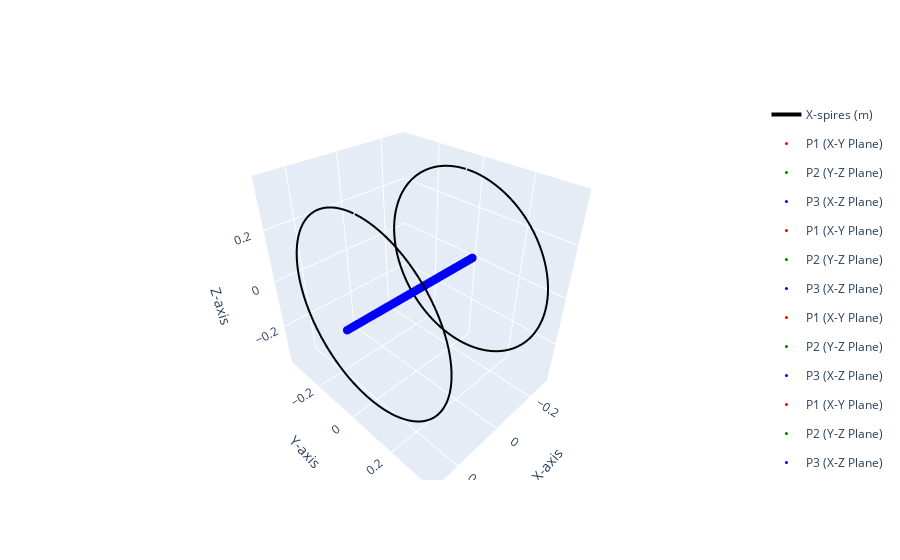

This figure's notebook cell:
### Code cell
hplot.plot_grid(X, Y, Z, f0)

### Figure 1 — Plotly figure (JSON) as saved in the notebook; plotly's stock layout.template omitted (floating-point values rounded to 4 significant figures; data arrays with more than 128 entries replaced by an {"elided": "..."} marker saying what was removed)
{"data": [{"legendgroup": "X-spires (m)", "line": {"color": "black", "width": 4}, "mode": "lines", "name": "X-spires (m)", "showlegend": true, "type": "scatter3d", "x": {"elided": "400 float values"}, "y": {"elided": "400 float values"}, "z": {"elided": "400 float values"}}, {"legendgroup": "X-spires (m)", "line": {"color": "black", "width": 4}, "mode": "lines", "showlegend": false, "type": "scatter3d", "x": {"elided": "400 float values"}, "y": {"elided": "400 float values"}, "z": {"elided": "400 float values"}}, {"marker": {"color": "red", "size": 3}, "mode": "markers", "name": "P1 (X-Y Plane)", "type": "scatter3d", "x": [-0.2, -0.19, -0.18, -0.17, -0.16, -0.15, -0.14, -0.13, -0.12, -0.11, -0.1, -0.09, -0.08, -0.07, -0.06, -0.05, -0.04, -0.03, -0.02, -0.01, 0, 1.665e-16, 0.01, 0.02, 0.03, 0.04, 0.05, 0.06, 0.07, 0.08, 0.09, 0.1, 0.11, 0.12, 0.13, 0.14, 0.15, 0.16, 0.17, 0.18, 0.19, 0.2, 0.2], "y": [0, 0, 0, 0, 0, 0, 0, 0, 0, 0, 0, 0, 0, 0, 0, 0, 0, 0, 0, 0, 0, 0, 0, 0, 0, 0, 0, 0, 0, 0, 0, 0, 0, 0, 0, 0, 0, 0, 0, 0, 0, 0, 0], "z": [0, 0, 0, 0, 0, 0, 0, 0, 0, 0, 0, 0, 0, 0, 0, 0, 0, 0, 0, 0, 0, 0, 0, 0, 0, 0, 0, 0, 0, 0, 0, 0, 0, 0, 0, 0, 0, 0, 0, 0, 0, 0, 0]}, {"marker": {"color": "green", "size": 3}, "mode": "markers", "name": "P2 (Y-Z Plane)", "type": "scatter3d", "x": [0], "y": [0], "z": [0]}, {"marker": {"color": "blue", "size": 3}, "mode": "markers", "name": "P3 (X-Z Plane)", "type": "scatter3d", "x": [-0.2, -0.19, -0.18, -0.17, -0.16, -0.15, -0.14, -0.13, -0.12, -0.11, -0.1, -0.09, -0.08, -0.07, -0.06, -0.05, -0.04, -0.03, -0.02, -0.01, 0, 1.665e-16, 0.01, 0.02, 0.03, 0.04, 0.05, 0.06, 0.07, 0.08, 0.09, 0.1, 0.11, 0.12, 0.13, 0.14, 0.15, 0.16, 0.17, 0.18, 0.19, 0.2, 0.2], "y": [0, 0, 0, 0, 0, 0, 0, 0, 0, 0, 0, 0, 0, 0, 0, 0, 0, 0, 0, 0, 0, 0, 0, 0, 0, 0, 0, 0, 0, 0, 0, 0, 0, 0, 0, 0, 0, 0, 0, 0, 0, 0, 0], "z": [0, 0, 0, 0, 0, 0, 0, 0, 0, 0, 0, 0, 0, 0, 0, 0, 0, 0, 0, 0, 0, 0, 0, 0, 0, 0, 0, 0, 0, 0, 0, 0, 0, 0, 0, 0, 0, 0, 0, 0, 0, 0, 0]}, {"marker": {"color": "red", "size": 3}, "mode": "markers", "name": "P1 (X-Y Plane)", "type": "scatter3d", "x": [-0.275, -0.265, -0.255, -0.245, -0.235, -0.225, -0.215, -0.205, -0.195, -0.185, -0.175, -0.165, -0.155, -0.145, -0.135, -0.125, -0.115, -0.105, -0.095, -0.085, -0.075, -0.065, -0.055, -0.045, -0.035, -0.025, -0.015, -0.005, 0, 0.005, 0.015, 0.025, 0.035, 0.045, 0.055, 0.065, 0.075, 0.085, 0.095, 0.105, 0.115, 0.125, 0.135, 0.145, 0.155, 0.165, 0.175, 0.185, 0.195, 0.205, 0.215, 0.225, 0.235, 0.245, 0.255, 0.265, 0.275, 0.275, 0.285], "y": [0, 0, 0, 0, 0, 0, 0, 0, 0, 0, 0, 0, 0, 0, 0, 0, 0, 0, 0, 0, 0, 0, 0, 0, 0, 0, 0, 0, 0, 0, 0, 0, 0, 0, 0, 0, 0, 0, 0, 0, 0, 0, 0, 0, 0, 0, 0, 0, 0, 0, 0, 0, 0, 0, 0, 0, 0, 0, 0], "z": [0, 0, 0, 0, 0, 0, 0, 0, 0, 0, 0, 0, 0, 0, 0, 0, 0, 0, 0, 0, 0, 0, 0, 0, 0, 0, 0, 0, 0, 0, 0, 0, 0, 0, 0, 0, 0, 0, 0, 0, 0, 0, 0, 0, 0, 0, 0, 0, 0, 0, 0, 0, 0, 0, 0, 0, 0, 0, 0]}, {"marker": {"color": "green", "size": 3}, "mode": "markers", "name": "P2 (Y-Z Plane)", "type": "scatter3d", "x": [0], "y": [0], "z": [0]}, {"marker": {"color": "blue", "size": 3}, "mode": "markers", "name": "P3 (X-Z Plane)", "type": "scatter3d", "x": [-0.275, -0.265, -0.255, -0.245, -0.235, -0.225, -0.215, -0.205, -0.195, -0.185, -0.175, -0.165, -0.155, -0.145, -0.135, -0.125, -0.115, -0.105, -0.095, -0.085, -0.075, -0.065, -0.055, -0.045, -0.035, -0.025, -0.015, -0.005, 0, 0.005, 0.015, 0.025, 0.035, 0.045, 0.055, 0.065, 0.075, 0.085, 0.095, 0.105, 0.115, 0.125, 0.135, 0.145, 0.155, 0.165, 0.175, 0.185, 0.195, 0.205, 0.215, 0.225, 0.235, 0.245, 0.255, 0.265, 0.275, 0.275, 0.285], "y": [0, 0, 0, 0, 0, 0, 0, 0, 0, 0, 0, 0, 0, 0, 0, 0, 0, 0, 0, 0, 0, 0, 0, 0, 0, 0, 0, 0, 0, 0, 0, 0, 0, 0, 0, 0, 0, 0, 0, 0, 0, 0, 0, 0, 0, 0, 0, 0, 0, 0, 0, 0, 0, 0, 0, 0, 0, 0, 0], "z": [0, 0, 0, 0, 0, 0, 0, 0, 0, 0, 0, 0, 0, 0, 0, 0, 0, 0, 0, 0, 0, 0, 0, 0, 0, 0, 0, 0, 0, 0, 0, 0, 0, 0, 0, 0, 0, 0, 0, 0, 0, 0, 0, 0, 0, 0, 0, 0, 0, 0, 0, 0, 0, 0, 0, 0, 0, 0, 0]}, {"marker": {"color": "red", "size": 3}, "mode": "markers", "name": "P1 (X-Y Plane)", "type": "scatter3d", "x": [-0.295, -0.285, -0.275, -0.265, -0.255, -0.245, -0.235, -0.225, -0.215, -0.205, -0.195, -0.185, -0.175, -0.165, -0.155, -0.145, -0.135, -0.125, -0.115, -0.105, -0.095, -0.085, -0.075, -0.065, -0.055, -0.045, -0.035, -0.025, -0.015, -0.005, 0, 0.005, 0.015, 0.025, 0.035, 0.045, 0.055, 0.065, 0.075, 0.085, 0.095, 0.105, 0.115, 0.125, 0.135, 0.145, 0.155, 0.165, 0.175, 0.185, 0.195, 0.205, 0.215, 0.225, 0.235, 0.245, 0.255, 0.265, 0.275, 0.285, 0.295, 0.295], "y": [0, 0, 0, 0, 0, 0, 0, 0, 0, 0, 0, 0, 0, 0, 0, 0, 0, 0, 0, 0, 0, 0, 0, 0, 0, 0, 0, 0, 0, 0, 0, 0, 0, 0, 0, 0, 0, 0, 0, 0, 0, 0, 0, 0, 0, 0, 0, 0, 0, 0, 0, 0, 0, 0, 0, 0, 0, 0, 0, 0, 0, 0], "z": [0, 0, 0, 0, 0, 0, 0, 0, 0, 0, 0, 0, 0, 0, 0, 0, 0, 0, 0, 0, 0, 0, 0, 0, 0, 0, 0, 0, 0, 0, 0, 0, 0, 0, 0, 0, 0, 0, 0, 0, 0, 0, 0, 0, 0, 0, 0, 0, 0, 0, 0, 0, 0, 0, 0, 0, 0, 0, 0, 0, 0, 0]}, {"marker": {"color": "green", "size": 3}, "mode": "markers", "name": "P2 (Y-Z Plane)", "type": "scatter3d", "x": [0], "y": [0], "z": [0]}, {"marker": {"color": "blue", "size": 3}, "mode": "markers", "name": "P3 (X-Z Plane)", "type": "scatter3d", "x": [-0.295, -0.285, -0.275, -0.265, -0.255, -0.245, -0.235, -0.225, -0.215, -0.205, -0.195, -0.185, -0.175, -0.165, -0.155, -0.145, -0.135, -0.125, -0.115, -0.105, -0.095, -0.085, -0.075, -0.065, -0.055, -0.045, -0.035, -0.025, -0.015, -0.005, 0, 0.005, 0.015, 0.025, 0.035, 0.045, 0.055, 0.065, 0.075, 0.085, 0.095, 0.105, 0.115, 0.125, 0.135, 0.145, 0.155, 0.165, 0.175, 0.185, 0.195, 0.205, 0.215, 0.225, 0.235, 0.245, 0.255, 0.265, 0.275, 0.285, 0.295, 0.295], "y": [0, 0, 0, 0, 0, 0, 0, 0, 0, 0, 0, 0, 0, 0, 0, 0, 0, 0, 0, 0, 0, 0, 0, 0, 0, 0, 0, 0, 0, 0, 0, 0, 0, 0, 0, 0, 0, 0, 0, 0, 0, 0, 0, 0, 0, 0, 0, 0, 0, 0, 0, 0, 0, 0, 0, 0, 0, 0, 0, 0, 0, 0], "z": [0, 0, 0, 0, 0, 0, 0, 0, 0, 0, 0, 0, 0, 0, 0, 0, 0, 0, 0, 0, 0, 0, 0, 0, 0, 0, 0, 0, 0, 0, 0, 0, 0, 0, 0, 0, 0, 0, 0, 0, 0, 0, 0, 0, 0, 0, 0, 0, 0, 0, 0, 0, 0, 0, 0, 0, 0, 0, 0, 0, 0, 0]}, {"marker": {"color": "red", "size": 3}, "mode": "markers", "name": "P1 (X-Y Plane)", "type": "scatter3d", "x": [-0.2, -0.19, -0.18, -0.17, -0.16, -0.15, -0.14, -0.13, -0.12, -0.11, -0.1, -0.09, -0.08, -0.07, -0.06, -0.05, -0.04, -0.03, -0.02, -0.01, 0, 1.665e-16, 0.01, 0.02, 0.03, 0.04, 0.05, 0.06, 0.07, 0.08, 0.09, 0.1, 0.11, 0.12, 0.13, 0.14, 0.15, 0.16, 0.17, 0.18, 0.19, 0.2, 0.2], "y": [0, 0, 0, 0, 0, 0, 0, 0, 0, 0, 0, 0, 0, 0, 0, 0, 0, 0, 0, 0, 0, 0, 0, 0, 0, 0, 0, 0, 0, 0, 0, 0, 0, 0, 0, 0, 0, 0, 0, 0, 0, 0, 0], "z": [0, 0, 0, 0, 0, 0, 0, 0, 0, 0, 0, 0, 0, 0, 0, 0, 0, 0, 0, 0, 0, 0, 0, 0, 0, 0, 0, 0, 0, 0, 0, 0, 0, 0, 0, 0, 0, 0, 0, 0, 0, 0, 0]}, {"marker": {"color": "green", "size": 3}, "mode": "markers", "name": "P2 (Y-Z Plane)", "type": "scatter3d", "x": [0], "y": [0], "z": [0]}, {"marker": {"color": "blue", "size": 3}, "mode": "markers", "name": "P3 (X-Z Plane)", "type": "scatter3d", "x": [-0.2, -0.19, -0.18, -0.17, -0.16, -0.15, -0.14, -0.13, -0.12, -0.11, -0.1, -0.09, -0.08, -0.07, -0.06, -0.05, -0.04, -0.03, -0.02, -0.01, 0, 1.665e-16, 0.01, 0.02, 0.03, 0.04, 0.05, 0.06, 0.07, 0.08, 0.09, 0.1, 0.11, 0.12, 0.13, 0.14, 0.15, 0.16, 0.17, 0.18, 0.19, 0.2, 0.2], "y": [0, 0, 0, 0, 0, 0, 0, 0, 0, 0, 0, 0, 0, 0, 0, 0, 0, 0, 0, 0, 0, 0, 0, 0, 0, 0, 0, 0, 0, 0, 0, 0, 0, 0, 0, 0, 0, 0, 0, 0, 0, 0, 0], "z": [0, 0, 0, 0, 0, 0, 0, 0, 0, 0, 0, 0, 0, 0, 0, 0, 0, 0, 0, 0, 0, 0, 0, 0, 0, 0, 0, 0, 0, 0, 0, 0, 0, 0, 0, 0, 0, 0, 0, 0, 0, 0, 0]}], "layout": {"scene": {"xaxis": {"title": {"text": "X-axis"}}, "yaxis": {"title": {"text": "Y-axis"}}, "zaxis": {"title": {"text": "Z-axis"}}}}}
